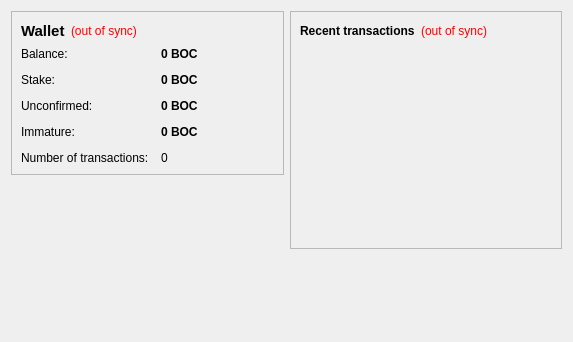
<?xml version="1.0" encoding="UTF-8"?>
<ui version="4.0">
 <class>OverviewPage</class>
 <widget class="QWidget" name="OverviewPage">
  <property name="geometry">
   <rect>
    <x>0</x>
    <y>0</y>
    <width>573</width>
    <height>342</height>
   </rect>
  </property>
  <property name="windowTitle">
   <string>Form</string>
  </property>
  <layout class="QHBoxLayout" name="horizontalLayout" stretch="1,1">
   <item>
    <layout class="QVBoxLayout" name="verticalLayout_2">
     <item>
      <widget class="QFrame" name="frame">
       <property name="frameShape">
        <enum>QFrame::StyledPanel</enum>
       </property>
       <property name="frameShadow">
        <enum>QFrame::Raised</enum>
       </property>
       <layout class="QVBoxLayout" name="verticalLayout_4">
        <item>
         <layout class="QHBoxLayout" name="horizontalLayout_4">
          <item>
           <widget class="QLabel" name="label_5">
            <property name="font">
             <font>
              <pointsize>11</pointsize>
              <weight>75</weight>
              <bold>true</bold>
             </font>
            </property>
            <property name="text">
             <string>Wallet</string>
            </property>
           </widget>
          </item>
          <item>
           <widget class="QLabel" name="labelWalletStatus">
            <property name="toolTip">
             <string>The displayed information may be out of date. Your wallet automatically synchronizes with the NoirShares network after a connection is established, but this process has not completed yet.</string>
            </property>
            <property name="styleSheet">
             <string notr="true">QLabel { color: red; }</string>
            </property>
            <property name="text">
             <string notr="true">(out of sync)</string>
            </property>
            <property name="alignment">
             <set>Qt::AlignLeading|Qt::AlignLeft|Qt::AlignVCenter</set>
            </property>
           </widget>
          </item>
          <item>
           <spacer name="horizontalSpacer_2">
            <property name="orientation">
             <enum>Qt::Horizontal</enum>
            </property>
            <property name="sizeHint" stdset="0">
             <size>
              <width>40</width>
              <height>20</height>
             </size>
            </property>
           </spacer>
          </item>
         </layout>
        </item>
        <item>
         <layout class="QFormLayout" name="formLayout_2">
          <property name="fieldGrowthPolicy">
           <enum>QFormLayout::AllNonFixedFieldsGrow</enum>
          </property>
          <property name="horizontalSpacing">
           <number>12</number>
          </property>
          <property name="verticalSpacing">
           <number>12</number>
          </property>
          <item row="0" column="0">
           <widget class="QLabel" name="label">
            <property name="text">
             <string>Balance:</string>
            </property>
           </widget>
          </item>
          <item row="0" column="1">
           <widget class="QLabel" name="labelBalance">
            <property name="font">
             <font>
              <weight>75</weight>
              <bold>true</bold>
             </font>
            </property>
            <property name="cursor">
             <cursorShape>IBeamCursor</cursorShape>
            </property>
            <property name="toolTip">
             <string>Your current balance</string>
            </property>
            <property name="text">
             <string notr="true">0 BOC</string>
            </property>
            <property name="textInteractionFlags">
             <set>Qt::LinksAccessibleByMouse|Qt::TextSelectableByKeyboard|Qt::TextSelectableByMouse</set>
            </property>
           </widget>
          </item>
          <item row="1" column="0">
           <widget class="QLabel" name="label_6">
            <property name="text">
             <string>Stake:</string>
            </property>
           </widget>
          </item>
          <item row="1" column="1">
           <widget class="QLabel" name="labelStake">
            <property name="font">
             <font>
              <weight>75</weight>
              <bold>true</bold>
             </font>
            </property>
            <property name="cursor">
             <cursorShape>IBeamCursor</cursorShape>
            </property>
            <property name="toolTip">
             <string>Total of coins that was staked, and do not yet count toward the current balance</string>
            </property>
            <property name="text">
             <string notr="true">0 BOC</string>
            </property>
            <property name="textInteractionFlags">
             <set>Qt::LinksAccessibleByMouse|Qt::TextSelectableByKeyboard|Qt::TextSelectableByMouse</set>
            </property>
           </widget>
          </item>
          <item row="2" column="0">
           <widget class="QLabel" name="label_3">
            <property name="text">
             <string>Unconfirmed:</string>
            </property>
           </widget>
          </item>
          <item row="2" column="1">
           <widget class="QLabel" name="labelUnconfirmed">
            <property name="font">
             <font>
              <weight>75</weight>
              <bold>true</bold>
             </font>
            </property>
            <property name="cursor">
             <cursorShape>IBeamCursor</cursorShape>
            </property>
            <property name="toolTip">
             <string>Total of transactions that have yet to be confirmed, and do not yet count toward the current balance</string>
            </property>
            <property name="text">
             <string notr="true">0 BOC</string>
            </property>
            <property name="textInteractionFlags">
             <set>Qt::LinksAccessibleByMouse|Qt::TextSelectableByKeyboard|Qt::TextSelectableByMouse</set>
            </property>
           </widget>
          </item>
          <item row="3" column="0">
           <widget class="QLabel" name="labelImmatureText">
            <property name="text">
             <string>Immature:</string>
            </property>
           </widget>
          </item>
          <item row="3" column="1">
           <widget class="QLabel" name="labelImmature">
            <property name="font">
             <font>
              <weight>75</weight>
              <bold>true</bold>
             </font>
            </property>
            <property name="toolTip">
             <string>Mined balance that has not yet matured</string>
            </property>
            <property name="text">
             <string notr="true">0 BOC</string>
            </property>
            <property name="textInteractionFlags">
             <set>Qt::LinksAccessibleByMouse|Qt::TextSelectableByKeyboard|Qt::TextSelectableByMouse</set>
            </property>
           </widget>
          </item>
          <item row="4" column="0">
           <widget class="QLabel" name="label_2">
            <property name="text">
             <string>Number of transactions:</string>
            </property>
           </widget>
          </item>
          <item row="4" column="1">
           <widget class="QLabel" name="labelNumTransactions">
            <property name="toolTip">
             <string>Total number of transactions in wallet</string>
            </property>
            <property name="text">
             <string notr="true">0</string>
            </property>
           </widget>
          </item>
         </layout>
        </item>
       </layout>
      </widget>
     </item>
     <item>
      <widget class="QLabel" name="label_wallet_bgcoin">
       <property name="text">
        <string/>
       </property>
       <property name="pixmap">
        <pixmap resource="../NoirShares.qrc">:/images/wallet_bgcoin</pixmap>
       </property>
      </widget>
     </item>
     <item>
      <spacer name="verticalSpacer">
       <property name="orientation">
        <enum>Qt::Vertical</enum>
       </property>
       <property name="sizeHint" stdset="0">
        <size>
         <width>20</width>
         <height>40</height>
        </size>
       </property>
      </spacer>
     </item>
    </layout>
   </item>
   <item>
    <layout class="QVBoxLayout" name="verticalLayout_3">
     <item>
      <widget class="QFrame" name="frame_2">
       <property name="frameShape">
        <enum>QFrame::StyledPanel</enum>
       </property>
       <property name="frameShadow">
        <enum>QFrame::Raised</enum>
       </property>
       <layout class="QVBoxLayout" name="verticalLayout">
        <item>
         <layout class="QHBoxLayout" name="horizontalLayout_2">
          <item>
           <widget class="QLabel" name="label_4">
            <property name="text">
             <string>&lt;b&gt;Recent transactions&lt;/b&gt;</string>
            </property>
           </widget>
          </item>
          <item>
           <widget class="QLabel" name="labelTransactionsStatus">
            <property name="toolTip">
             <string>The displayed information may be out of date. Your wallet automatically synchronizes with the NoirShares network after a connection is established, but this process has not completed yet.</string>
            </property>
            <property name="styleSheet">
             <string notr="true">QLabel { color: red; }</string>
            </property>
            <property name="text">
             <string notr="true">(out of sync)</string>
            </property>
            <property name="alignment">
             <set>Qt::AlignRight|Qt::AlignTrailing|Qt::AlignVCenter</set>
            </property>
           </widget>
          </item>
          <item>
           <spacer name="horizontalSpacer">
            <property name="orientation">
             <enum>Qt::Horizontal</enum>
            </property>
            <property name="sizeHint" stdset="0">
             <size>
              <width>40</width>
              <height>20</height>
             </size>
            </property>
           </spacer>
          </item>
         </layout>
        </item>
        <item>
         <widget class="QListView" name="listTransactions">
          <property name="styleSheet">
           <string notr="true">QListView { background: transparent; }</string>
          </property>
          <property name="frameShape">
           <enum>QFrame::NoFrame</enum>
          </property>
          <property name="verticalScrollBarPolicy">
           <enum>Qt::ScrollBarAlwaysOff</enum>
          </property>
          <property name="horizontalScrollBarPolicy">
           <enum>Qt::ScrollBarAlwaysOff</enum>
          </property>
          <property name="selectionMode">
           <enum>QAbstractItemView::NoSelection</enum>
          </property>
         </widget>
        </item>
       </layout>
      </widget>
     </item>
     <item>
      <widget class="QLabel" name="label_NoirShares_Intro">
       <property name="text">
        <string></string>
       </property>
      </widget>
     </item>
     <item>
      <spacer name="verticalSpacer_2">
       <property name="orientation">
        <enum>Qt::Vertical</enum>
       </property>
       <property name="sizeHint" stdset="0">
        <size>
         <width>20</width>
         <height>40</height>
        </size>
       </property>
      </spacer>
     </item>
    </layout>
   </item>
  </layout>
 </widget>
 <resources>
  <include location="../NoirShares.qrc"/>
 </resources>
 <connections/>
</ui>
